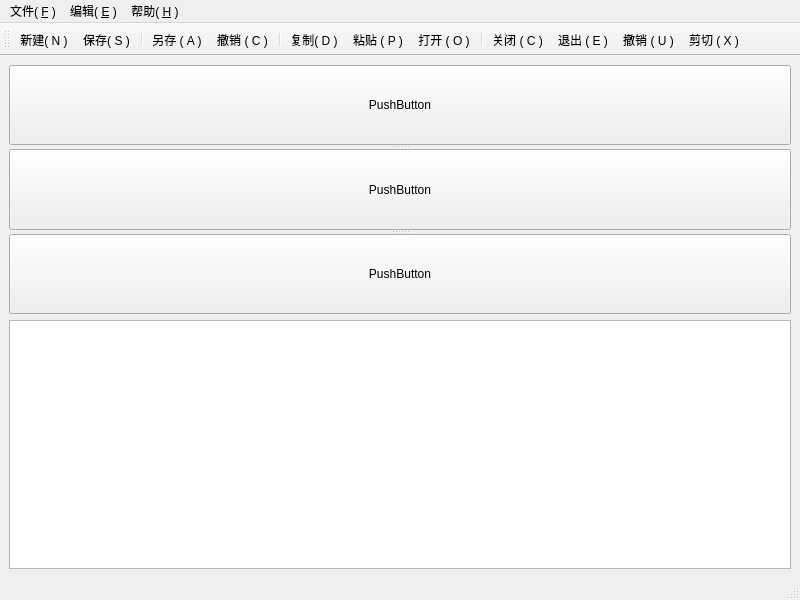
<?xml version="1.0" encoding="UTF-8"?>
<ui version="4.0">
 <class>MainWindow</class>
 <widget class="QMainWindow" name="MainWindow">
  <property name="geometry">
   <rect>
    <x>0</x>
    <y>0</y>
    <width>800</width>
    <height>600</height>
   </rect>
  </property>
  <property name="windowTitle">
   <string>MainWindow</string>
  </property>
  <widget class="QWidget" name="centralwidget">
   <layout class="QGridLayout" name="gridLayout">
    <item row="0" column="0">
     <widget class="QSplitter" name="splitter">
      <property name="orientation">
       <enum>Qt::Vertical</enum>
      </property>
      <widget class="QPushButton" name="pushButton_3">
       <property name="text">
        <string>PushButton</string>
       </property>
      </widget>
      <widget class="QPushButton" name="pushButton_2">
       <property name="text">
        <string>PushButton</string>
       </property>
      </widget>
      <widget class="QPushButton" name="pushButton">
       <property name="text">
        <string>PushButton</string>
       </property>
      </widget>
     </widget>
    </item>
    <item row="1" column="0">
     <widget class="QTextEdit" name="textEdit"/>
    </item>
   </layout>
  </widget>
  <widget class="QMenuBar" name="menubar">
   <property name="geometry">
    <rect>
     <x>0</x>
     <y>0</y>
     <width>800</width>
     <height>21</height>
    </rect>
   </property>
   <widget class="QMenu" name="menu_F">
    <property name="title">
     <string>文件( &amp;F )</string>
    </property>
    <addaction name="action_N"/>
    <addaction name="action_S"/>
    <addaction name="action_A"/>
   </widget>
   <widget class="QMenu" name="menu_E">
    <property name="title">
     <string>编辑( &amp;E )</string>
    </property>
    <addaction name="action_Cancel"/>
    <addaction name="action_Copy"/>
    <addaction name="action_Paste"/>
   </widget>
   <widget class="QMenu" name="menu_H">
    <property name="title">
     <string>帮助( &amp;H )</string>
    </property>
    <addaction name="action_N"/>
   </widget>
   <addaction name="menu_F"/>
   <addaction name="menu_E"/>
   <addaction name="menu_H"/>
  </widget>
  <widget class="QStatusBar" name="statusbar"/>
  <widget class="QToolBar" name="toolBar">
   <property name="windowTitle">
    <string>toolBar</string>
   </property>
   <attribute name="toolBarArea">
    <enum>TopToolBarArea</enum>
   </attribute>
   <attribute name="toolBarBreak">
    <bool>false</bool>
   </attribute>
   <addaction name="action_N"/>
   <addaction name="action_S"/>
   <addaction name="separator"/>
   <addaction name="action_A"/>
   <addaction name="action_Cancel"/>
   <addaction name="separator"/>
   <addaction name="action_Copy"/>
   <addaction name="action_Paste"/>
   <addaction name="action_Open"/>
   <addaction name="separator"/>
   <addaction name="action_Close"/>
   <addaction name="action_Exit"/>
   <addaction name="action_Undo"/>
   <addaction name="action_Cut"/>
  </widget>
  <action name="action_N">
   <property name="icon">
    <iconset>
     <normaloff>:/myImages/icon/biaoqian.png</normaloff>:/myImages/icon/biaoqian.png</iconset>
   </property>
   <property name="text">
    <string>新建( &amp;N )</string>
   </property>
  </action>
  <action name="action_S">
   <property name="enabled">
    <bool>true</bool>
   </property>
   <property name="icon">
    <iconset>
     <normaloff>:/myImages/icon/sousuo.png</normaloff>:/myImages/icon/sousuo.png</iconset>
   </property>
   <property name="text">
    <string>保存( &amp;S )</string>
   </property>
  </action>
  <action name="action_A">
   <property name="icon">
    <iconset>
     <normaloff>:/myImages/icon/shouye.png</normaloff>:/myImages/icon/shouye.png</iconset>
   </property>
   <property name="text">
    <string>另存 ( &amp;A )</string>
   </property>
  </action>
  <action name="action_Cancel">
   <property name="icon">
    <iconset>
     <normaloff>:/myImages/icon/xianshi.png</normaloff>:/myImages/icon/xianshi.png</iconset>
   </property>
   <property name="text">
    <string>撤销 ( &amp;C )</string>
   </property>
   <property name="toolTip">
    <string>撤销 ( C )</string>
   </property>
  </action>
  <action name="action_Copy">
   <property name="icon">
    <iconset>
     <normaloff>:/myImages/icon/shouye.png</normaloff>:/myImages/icon/shouye.png</iconset>
   </property>
   <property name="text">
    <string>复制( &amp;D )</string>
   </property>
  </action>
  <action name="action_Paste">
   <property name="icon">
    <iconset>
     <normaloff>:/myImages/icon/kabao.png</normaloff>:/myImages/icon/kabao.png</iconset>
   </property>
   <property name="text">
    <string>粘贴 ( &amp;P )</string>
   </property>
   <property name="toolTip">
    <string>粘贴 ( P )</string>
   </property>
  </action>
  <action name="action_Open">
   <property name="icon">
    <iconset>
     <normaloff>:/myImages/icon/打开.png</normaloff>:/myImages/icon/打开.png</iconset>
   </property>
   <property name="text">
    <string>打开 ( &amp;O )</string>
   </property>
   <property name="toolTip">
    <string>打开 ( O )</string>
   </property>
  </action>
  <action name="action_Close">
   <property name="icon">
    <iconset>
     <normaloff>:/myImages/icon/xihuan.png</normaloff>:/myImages/icon/xihuan.png</iconset>
   </property>
   <property name="text">
    <string>关闭 ( &amp;C )</string>
   </property>
   <property name="toolTip">
    <string>关闭 ( C )</string>
   </property>
  </action>
  <action name="action_Exit">
   <property name="icon">
    <iconset>
     <normaloff>:/myImages/icon/pinglun.png</normaloff>:/myImages/icon/pinglun.png</iconset>
   </property>
   <property name="text">
    <string>退出 ( &amp;E )</string>
   </property>
   <property name="toolTip">
    <string>关闭 ( E )</string>
   </property>
  </action>
  <action name="action_Undo">
   <property name="icon">
    <iconset>
     <normaloff>:/myImages/icon/huodong.png</normaloff>:/myImages/icon/huodong.png</iconset>
   </property>
   <property name="text">
    <string>撤销 ( &amp;U )</string>
   </property>
   <property name="toolTip">
    <string>撤销 ( U )</string>
   </property>
  </action>
  <action name="action_Cut">
   <property name="icon">
    <iconset>
     <normaloff>:/myImages/icon/huodong.png</normaloff>:/myImages/icon/huodong.png</iconset>
   </property>
   <property name="text">
    <string>剪切 ( &amp;X )</string>
   </property>
   <property name="toolTip">
    <string>剪切 ( X )</string>
   </property>
  </action>
 </widget>
 <resources/>
 <connections/>
</ui>
